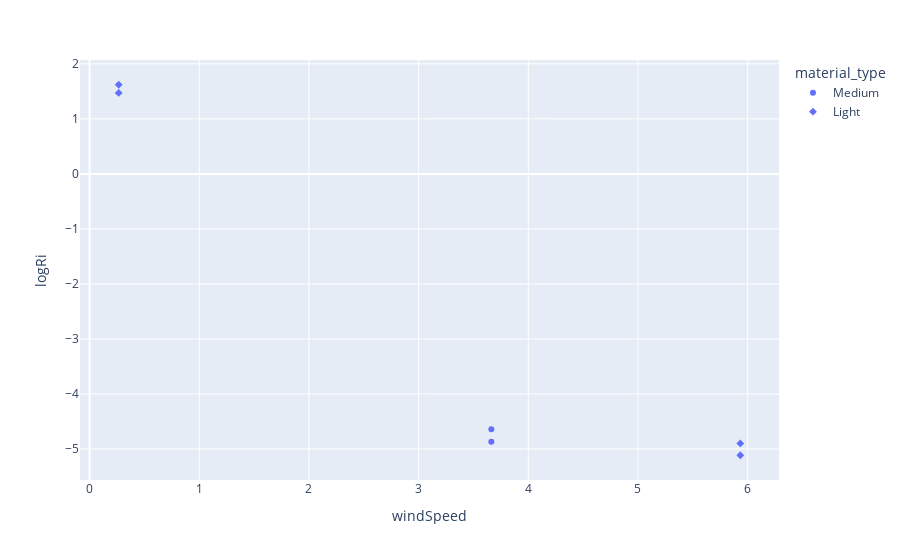
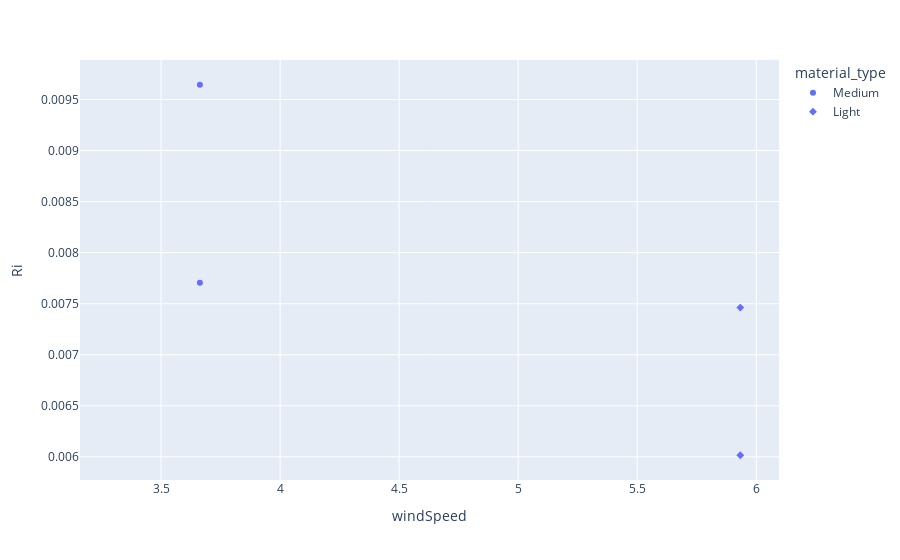

Notebook code cell kept with these figures, in order:
### Code cell
fig = px.scatter(dfFull, x="windSpeed", y="logRi", symbol="material_type")
fig.show()
fig = px.scatter(dfFull.loc[dfFull["windSpeed"] >= 2], x="windSpeed", y="Ri", symbol="material_type")
fig.show()

### Figure 1 — Plotly figure (JSON) as saved in the notebook; plotly's stock layout.template omitted (floating-point values rounded to 4 significant figures)
{"data": [{"hovertemplate": "material_type=Medium<br>windSpeed=%{x}<br>logRi=%{y}<extra></extra>", "legendgroup": "Medium", "marker": {"color": "#636efa", "symbol": "circle"}, "mode": "markers", "name": "Medium", "orientation": "v", "showlegend": true, "type": "scatter", "x": [3.322, 3.663, 3.322, 3.663], "xaxis": "x", "y": [null, -4.641, null, -4.866], "yaxis": "y"}, {"hovertemplate": "material_type=Light<br>windSpeed=%{x}<br>logRi=%{y}<extra></extra>", "legendgroup": "Light", "marker": {"color": "#636efa", "symbol": "diamond"}, "mode": "markers", "name": "Light", "orientation": "v", "showlegend": true, "type": "scatter", "x": [5.933, 0.2656, 5.933, 0.2656], "xaxis": "x", "y": [-4.898, 1.62, -5.113, 1.472], "yaxis": "y"}], "layout": {"legend": {"title": {"text": "material_type"}, "tracegroupgap": 0}, "margin": {"t": 60}, "xaxis": {"anchor": "y", "domain": [0, 1], "title": {"text": "windSpeed"}}, "yaxis": {"anchor": "x", "domain": [0, 1], "title": {"text": "logRi"}}}}

### Figure 2 — Plotly figure (JSON) as saved in the notebook; plotly's stock layout.template omitted (floating-point values rounded to 4 significant figures)
{"data": [{"hovertemplate": "material_type=Medium<br>windSpeed=%{x}<br>Ri=%{y}<extra></extra>", "legendgroup": "Medium", "marker": {"color": "#636efa", "symbol": "circle"}, "mode": "markers", "name": "Medium", "orientation": "v", "showlegend": true, "type": "scatter", "x": [3.322, 3.663, 3.322, 3.663], "xaxis": "x", "y": [null, 0.009644, null, 0.007705], "yaxis": "y"}, {"hovertemplate": "material_type=Light<br>windSpeed=%{x}<br>Ri=%{y}<extra></extra>", "legendgroup": "Light", "marker": {"color": "#636efa", "symbol": "diamond"}, "mode": "markers", "name": "Light", "orientation": "v", "showlegend": true, "type": "scatter", "x": [5.933, 5.933], "xaxis": "x", "y": [0.007462, 0.006016], "yaxis": "y"}], "layout": {"legend": {"title": {"text": "material_type"}, "tracegroupgap": 0}, "margin": {"t": 60}, "xaxis": {"anchor": "y", "domain": [0, 1], "title": {"text": "windSpeed"}}, "yaxis": {"anchor": "x", "domain": [0, 1], "title": {"text": "Ri"}}}}
